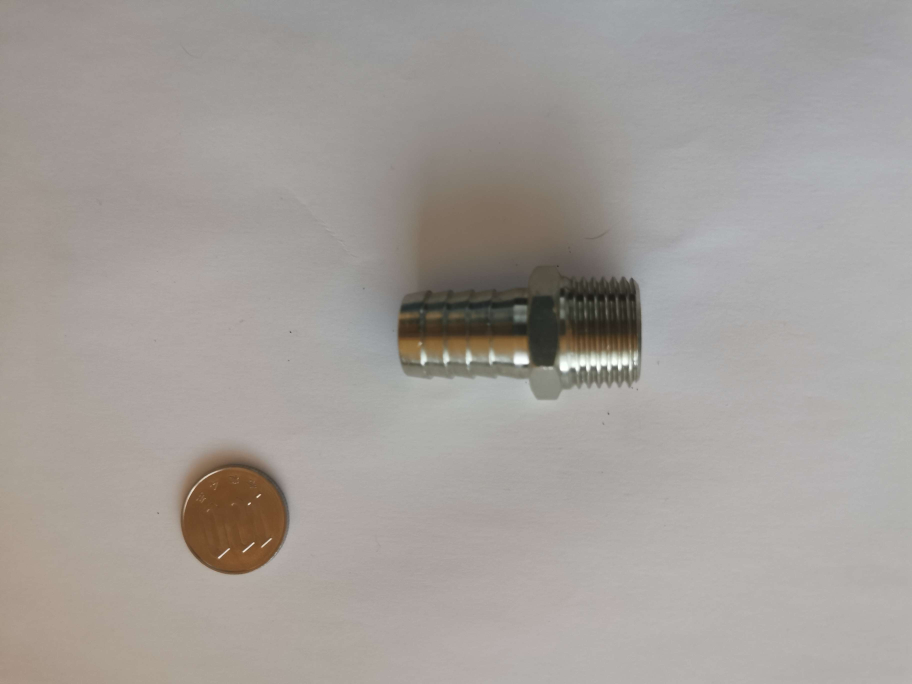
#> input picture DataBase/image7.jpg, 3648 x 2736 px, found by its file name (shown at 1/4 size)
$ python tooth_pattern.py
#> lines starting #> are read from the running program, lines starting #| are printed output that depends on the picture; after the words box and inside, x2 and y2 are one past the last pixel; in counts of white or black regions, pixels touching at a corner belong together; long printed decimals are rounded
### Archive/Python_v1/diametre_monnaie.py
import cv2
import numpy as np
import os

def conversion_piece(image_path,taille_piece):
    # Afficher le chemin absolu pour le débogage
    print(f"Chemin absolu de l'image: {os.path.abspath(image_path)}")

    # Vérifier si le fichier existe
    if not os.path.exists(image_path):
        print("Le fichier spécifié n'existe pas.")
        return None

    image = cv2.imread(image_path)#charge image
    if image is None:
        raise ValueError("L'image n'a pas pu être chargée.")

    gray = cv2.cvtColor(image, cv2.COLOR_BGR2GRAY)
    _,thresh = cv2.threshold(gray,0,255,cv2.THRESH_BINARY+cv2.THRESH_OTSU)
    thresh = cv2.bitwise_not(thresh)

    element = cv2.getStructuringElement(shape=cv2.MORPH_RECT, ksize=(5, 5))

    morph_img = thresh.copy()
    cv2.morphologyEx(src=thresh, op=cv2.MORPH_CLOSE, kernel=element, dst=morph_img)

    contours,_ = cv2.findContours(morph_img,cv2.RETR_TREE,cv2.CHAIN_APPROX_SIMPLE) #trouver les contours

    output_image = cv2.cvtColor(morph_img, cv2.COLOR_GRAY2BGR)# préparer l'image de sortie

    height, width = morph_img.shape[:2]# dimensions de l'image

    y_limit1 = height - 800 #limite
    y_limit2 = 800

    max_contour = None #contour et aire
    max_area = 0

    for cnt in contours: #on cherche dans la zone les contours
        (x, y), radius = cv2.minEnclosingCircle(cnt)
        center = (int(x), int(y))
        if (center[1] > y_limit1 or center[1] < y_limit2):
            area = cv2.contourArea(cnt)
            if area > max_area:
                max_area = area
                max_contour = cnt

    if max_contour is not None:
        (x, y), radius = cv2.minEnclosingCircle(max_contour)
        diameter = 2 * int(radius)
    else:
        diameter = 0

    cv2.imwrite('output_image_with_diameter.jpg', output_image)

    return taille_piece/diameter #diametre

def estimate_image(image_path):
    image = cv2.imread(image_path)#charge image
    if image is None:
        raise ValueError("L'image n'a pas pu être chargée.")

    gray = cv2.cvtColor(image, cv2.COLOR_BGR2GRAY)
    _,thresh = cv2.threshold(gray,0,255,cv2.THRESH_BINARY+cv2.THRESH_OTSU)
    thresh = cv2.bitwise_not(thresh)

    element = cv2.getStructuringElement(shape=cv2.MORPH_RECT, ksize=(5, 5))

    morph_img = thresh.copy()
    cv2.morphologyEx(src=thresh, op=cv2.MORPH_CLOSE, kernel=element, dst=morph_img)

    contours,_ = cv2.findContours(morph_img,cv2.RETR_TREE,cv2.CHAIN_APPROX_SIMPLE) #trouver les contours

    output_image = cv2.cvtColor(morph_img, cv2.COLOR_GRAY2BGR)# préparer l'image de sortie

    height, width = morph_img.shape[:2]# dimensions de l'image

    y_limit1 = height - 800 #limite
    y_limit2 = 800

    max_contour = None #contour et aire
    max_area = 0

    for cnt in contours: #on cherche dans la zone les contours
        (x, y), radius = cv2.minEnclosingCircle(cnt)
        center = (int(x), int(y))
        if (center[1] > y_limit1 or center[1] < y_limit2):
            area = cv2.contourArea(cnt)
            if area > max_area:
                max_area = area
                max_contour = cnt

    if max_contour is not None:
        (x, y), radius = cv2.minEnclosingCircle(max_contour)
        diameter = 2 * int(radius)
    else:
        diameter = 0

    (x, y), radius = cv2.minEnclosingCircle(max_contour)
    center = (int(x), int(y))
    radius = int(radius)
    cv2.circle(output_image, center, radius, (0, 255, 0), 2)
    cv2.circle(output_image, center, 1, (0, 0, 255), 3)
    start_point = (int(x - radius), int(y))
    end_point = (int(x + radius), int(y))
    cv2.line(output_image, start_point, end_point, (255, 0, 0), 2)

    return output_image #output image


image_path = '../DataBase/image7.jpg'
conversion = conversion_piece(image_path,22.6)
#> in conversion_piece, image is the input picture: shape (2736, 3648, 3); mean B, G, R 153.8, 157.9, 163.2
#> in conversion_piece, `gray = cv2.cvtColor(image, cv2.COLOR_BGR2GRAY)`:
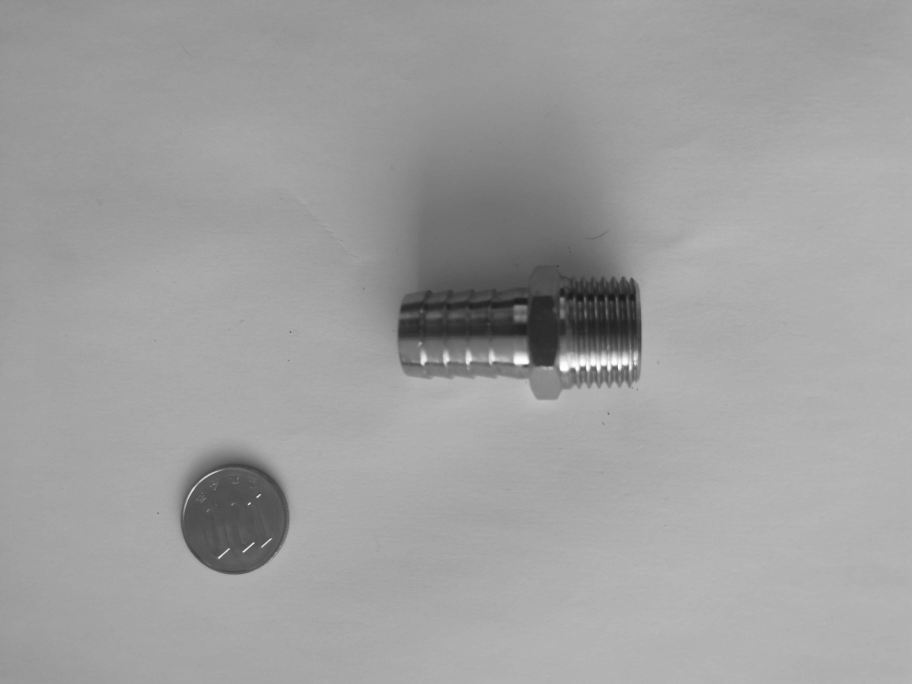
#> gray: shape (2736, 3648) (shown at 1/4 size); min 23, max 255, mean 159.1
#> in conversion_piece, `_,thresh = cv2.threshold(gray,0,255,cv2.THRESH_BINARY+cv2.THRESH_OTSU)`:
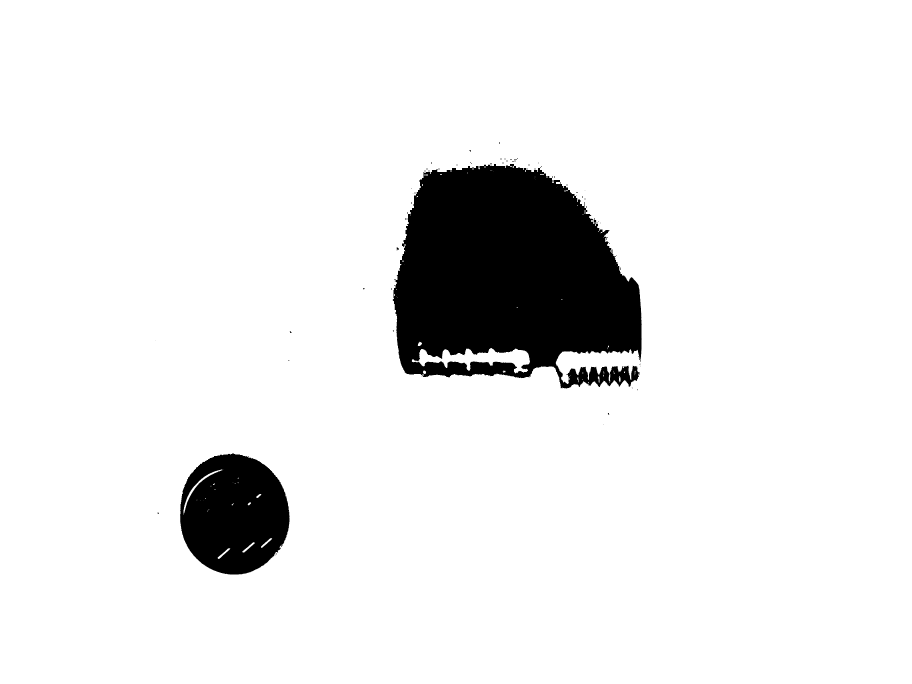
#> thresh: shape (2736, 3648) (shown at 1/4 size); 91.7% white; 76 black regions (65 under 20 px), largest, box (x1, y1, x2, y2) and area: (1571, 654, 2567, 1554) 659143, (720, 1814, 1158, 2298) 163661, (1586, 990, 1595, 1002) 68
#> in conversion_piece, `thresh = cv2.bitwise_not(thresh)`:
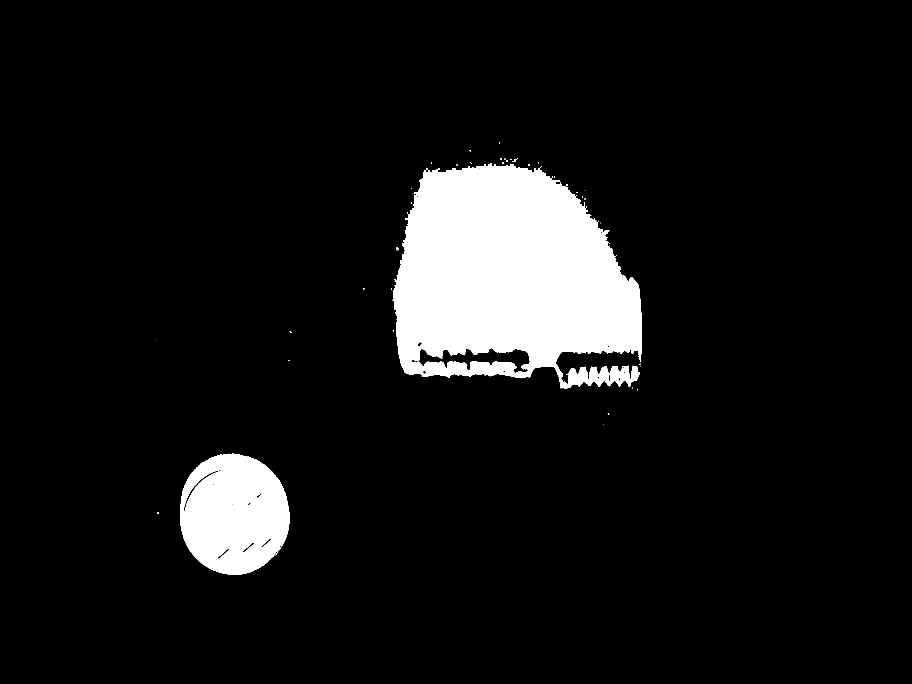
#> thresh: shape (2736, 3648) (shown at 1/4 size); 8.3% white; 76 white regions (65 under 20 px), largest, box (x1, y1, x2, y2) and area: (1571, 654, 2567, 1554) 659143, (720, 1814, 1158, 2298) 163661, (1586, 990, 1595, 1002) 68
#> in conversion_piece, `cv2.morphologyEx(src=thresh, op=cv2.MORPH_CLOSE, kernel=element, dst=m..`: morph_img: shape (2736, 3648); 8.3% white; 56 white regions (46 under 20 px)
#> in conversion_piece, `contours,_ = cv2.findContours(morph_img,cv2.RETR_TREE,cv2.CHAIN_APPROX..`: contours = 73 contours, 51 with area under 20; largest, box (x1, y1, x2, y2) and area: (1571, 654, 2567, 1554) 680176, (720, 1814, 1158, 2298) 166542, (1674, 1392, 2120, 1492) 20800, (733, 1882, 873, 2048) 1841, (871, 2192, 920, 2236) 494
#> in conversion_piece, `output_image = cv2.cvtColor(morph_img, cv2.COLOR_GRAY2BGR)# préparer l..`: output_image: shape (2736, 3648, 3); 8.3% white; 56 white regions (46 under 20 px)
#> the loop in conversion_piece, `for cnt in contours:` made 73 passes
#> (x, y, radius, center, area, max_area) on pass 2: (926.2, 2056.7, 243.1, (926, 2056), 166542, 166542)
#> (x, y, radius, center, area) on passes 3, 4, 5, 8, 57: (895, 2213.5, 31.56, (895, 2213), 493.5), (993.5, 2189, 31, (993, 2189), 493), (1065, 2171.5, 27.99, (1065, 2171), 418.5), (802.5, 1964.5, 107.2, (802, 1964), 1841), (2231.5, 731.5, 9.19, (2231, 731), 151)
#> after the loop in conversion_piece, `for cnt in contours:`: max_area = 166542; max_contour = contour of 641 points, box (x1, y1, x2, y2) (720, 1814, 1158, 2298), area 166542
#> in conversion_piece, `(x, y), radius = cv2.minEnclosingCircle(max_contour)`: x = 926.2; y = 2056.7; radius = 243.1
#> in conversion_piece, `diameter = 2 * int(radius)`: diameter = 486
#> conversion = 0.0465
cv2.imwrite('diametre_piece.png', estimate_image(image_path))
#> the loop in estimate_image, `for cnt in contours:` made 73 passes
#> after the loop in estimate_image, `for cnt in contours:`: max_area = 166542
#> in estimate_image, `(x, y), radius = cv2.minEnclosingCircle(max_contour)`: x = 926.2; y = 2056.7; radius = 243.1
#> in estimate_image, `diameter = 2 * int(radius)`: diameter = 486
#> in estimate_image, `center = (int(x), int(y))`: center = (926, 2056)
#> in estimate_image, `radius = int(radius)`: radius = 243
#> in estimate_image, `start_point = (int(x - radius), int(y))`: start_point = (683, 2056)
#> in estimate_image, `end_point = (int(x + radius), int(y))`: end_point = (1169, 2056)
if conversion:
    print(f"Conversion estimée en pixels : {conversion}")
#| Conversion estimée en pixels : 0.0465

### Archive/TestImage/AnciennePiste/tooth_pattern.py
import cv2
import numpy as np
from matplotlib import pyplot as plt
import nbimporter
from diametre_monnaie import conversion_piece

image_path = 'DataBase/image7.jpg'

reference_object_mm = 22.6  # diamètre de la pièce de monnaie en mm

# Les dimensions réelles en millimètres de la piece

diametre_reel_mm = 20  # Diamètre réel du filetage en mm
pas_reel_mm = 25.4 / 14 # Pas réel du filetage en mm


def draw_tooth_pattern(image_path,diametre_reel_mm, pas_reel_mm, reference_object_mm,rotation):
    size_pixels = conversion_piece(image_path, reference_object_mm)

    pas_pixels = pas_reel_mm / size_pixels
    tooth_height = int(1 / size_pixels)  # La hauteur de la dent est définie ici

    pattern_width = int(pas_pixels) * 4  # Largeur pour 4 dents

    pattern_image = np.zeros((tooth_height, pattern_width), dtype=np.uint8)

    # Dessiner 4 dents
    for i in range(4):
        # Calculer les points de départ, milieu et fin pour chaque dent
        start_x = int(i * pas_pixels + pas_pixels * 0.25)
        end_x = int((i + 1) * pas_pixels - pas_pixels * 0.25)
        middle_x = int((start_x + end_x) / 2)

        # Dessiner les côtés supérieurs des dents
        cv2.line(pattern_image, (start_x, tooth_height - 1), (middle_x, 0), (255), 1)
        cv2.line(pattern_image, (middle_x, 0), (end_x, tooth_height - 1), (255), 1)

    if rotation:
        pattern_image = cv2.rotate(pattern_image, cv2.ROTATE_180)

    return pattern_image


pattern_image = draw_tooth_pattern(image_path,diametre_reel_mm,pas_reel_mm,reference_object_mm,False)
#> the loop in conversion_piece (call 2), `for cnt in contours:` made 73 passes
#> after the loop in draw_tooth_pattern, `for i in range(4):`:
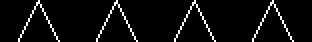
#> pattern_image: shape (21, 156) (shown 2 times larger); 5% white in thin lines or dots, all inside (x1, y1, x2, y2) = (9, 0, 147, 21)
cv2.imwrite('pattern_image.jpg', pattern_image)

def match(template,img_path):
    img = cv2.imread(img_path,cv2.IMREAD_GRAYSCALE)
    w, h = template.shape[::-1]
    res = cv2.matchTemplate(img,template,cv2.TM_CCOEFF_NORMED)
    min_val, max_val, min_loc, max_loc = cv2.minMaxLoc(res)

    top_left = max_loc
    bottom_right = (top_left[0] + w, top_left[1] + h)

    cv2.rectangle(img,top_left, bottom_right, 255, 2)

    return img,res,max_val


img, res, max_val = match(pattern_image, image_path)
#> in match, `res = cv2.matchTemplate(img,template,cv2.TM_CCOEFF_NORMED)`:
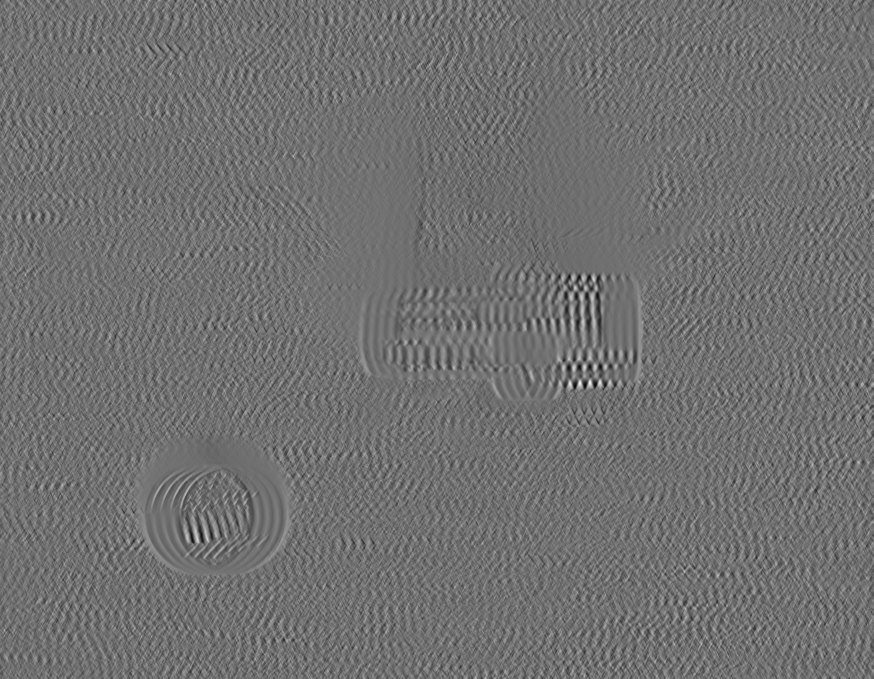
#> res: shape (2716, 3493) float32 (shown at 1/4 size); min -0.17, max 0.214, mean -0.000119; drawn with min black and max white
#> in match, `cv2.rectangle(img,top_left, bottom_right, 255, 2)`: img: shape (2736, 3648); min 23, max 255, mean 159.1
cv2.imwrite('matched_image.jpg', img)

$ run again, with DataBase/image15.jpg copied over DataBase/image7.jpg
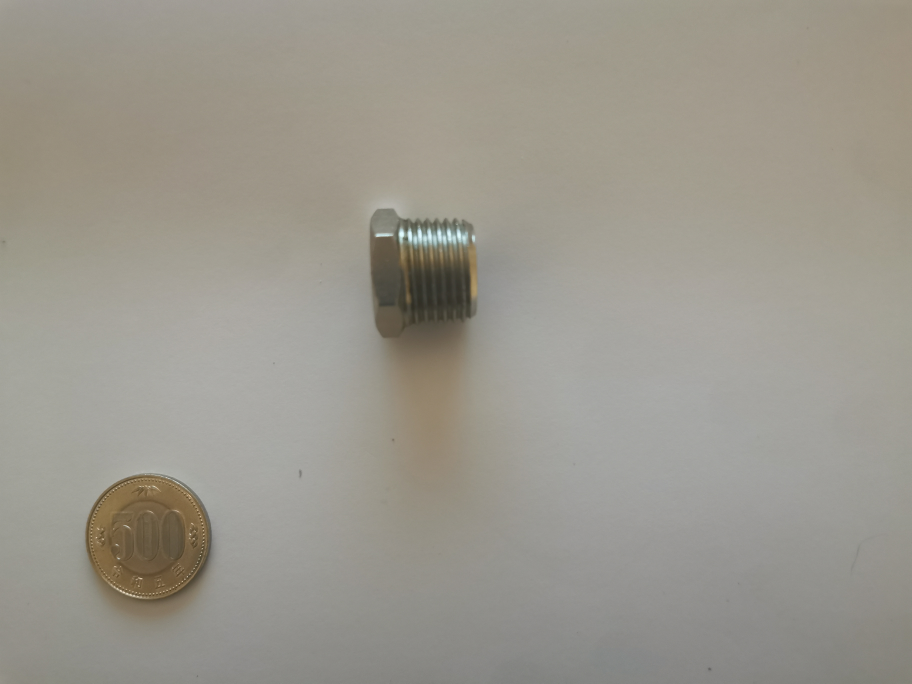
#> input picture DataBase/image15.jpg, 3648 x 2736 px, found by its file name (shown at 1/4 size)
#> in conversion_piece, image is the input picture: shape (2736, 3648, 3); mean B, G, R 141.7, 151.4, 155
#> in conversion_piece, `cv2.morphologyEx(src=thresh, op=cv2.MORPH_CLOSE, kernel=element, dst=m..`:
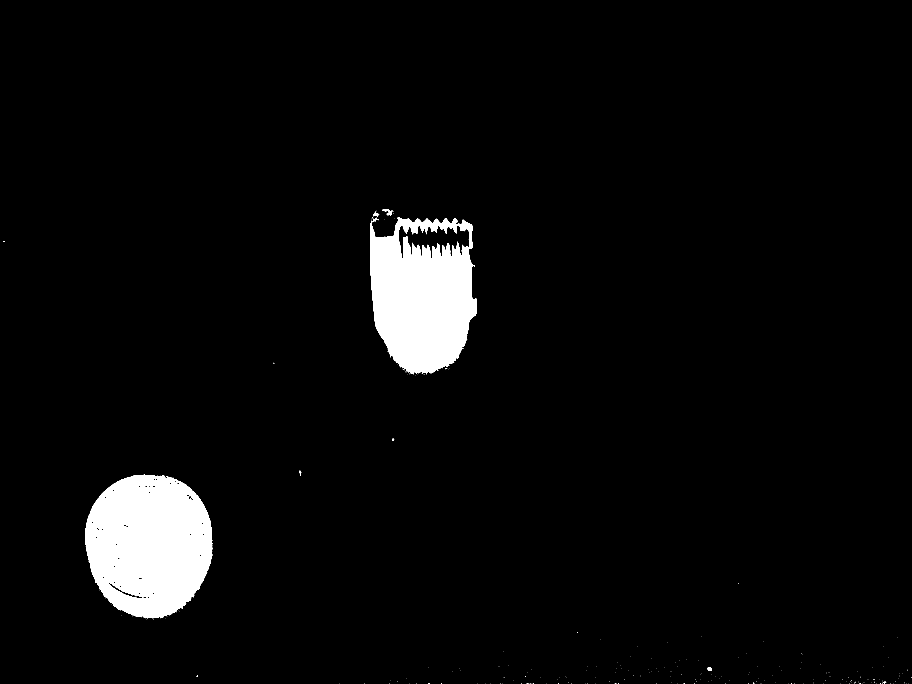
#> morph_img: shape (2736, 3648) (shown at 1/4 size); 4.2% white; 238 white regions (228 under 20 px)
#> in conversion_piece, `contours,_ = cv2.findContours(morph_img,cv2.RETR_TREE,cv2.CHAIN_APPROX..`: contours = 313 contours, 229 with area under 20; largest, box (x1, y1, x2, y2) and area: (341, 1899, 852, 2475) 229622, (1480, 870, 1908, 1498) 213966, (1592, 900, 1880, 1036) 22052, (432, 2327, 571, 2395) 1410, (1528, 837, 1571, 864) 312
#> the loop in conversion_piece, `for cnt in contours:` made 313 passes
#> (x, y, radius, area, max_area) on pass 72: (3537.5, 2730.5, 6.52, 27.5, 27.5)
#> after the loop in conversion_piece, `for cnt in contours:`: max_area = 229622; max_contour = contour of 849 points, box (x1, y1, x2, y2) (341, 1899, 852, 2475), area 229622
#> in conversion_piece, `(x, y), radius = cv2.minEnclosingCircle(max_contour)`: x = 598.5; y = 2185.6; radius = 290.1
#> diameter = 580
#> conversion = 0.039
#> the loop in estimate_image, `for cnt in contours:` made 313 passes
#> cnt on passes 45 to 47: [[3215, 2732]], [[3164, 2732], [3165, 2733], [3165, 2735], [3165, 2733]], [[3043, 2732], [3044, 2732]]
#| Conversion estimée en pixels : 0.03897
#> the loop in conversion_piece (call 2), `for cnt in contours:` made 313 passes
#> cnt on passes 1 to 3: [[3633, 2735]], [[3625, 2735]], [[3575, 2735]]
#> in match, `res = cv2.matchTemplate(img,template,cv2.TM_CCOEFF_NORMED)`:
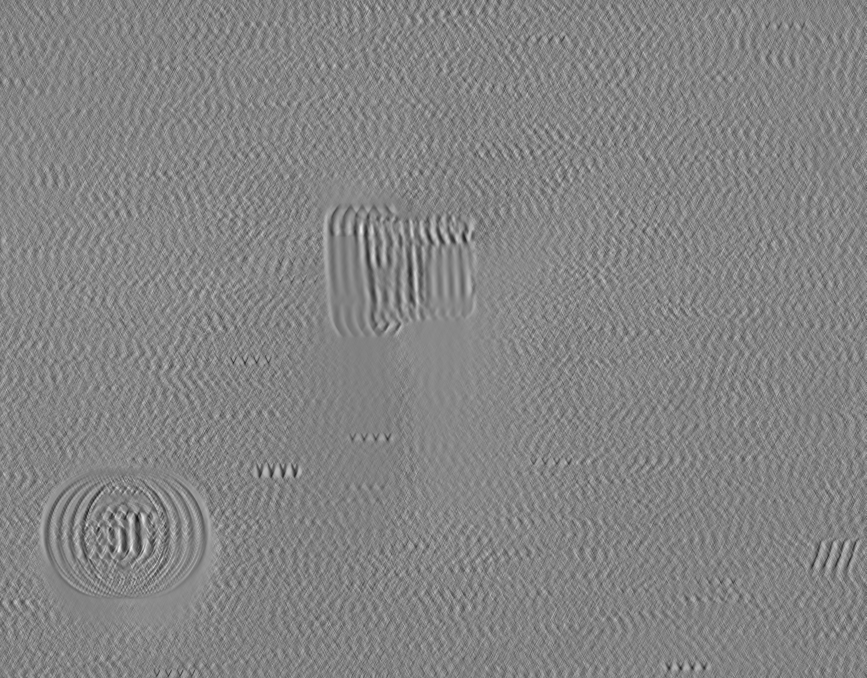
#> res: shape (2712, 3465) float32 (shown at 1/4 size); min -0.13, max 0.12, mean -0.000181; drawn with min black and max white
